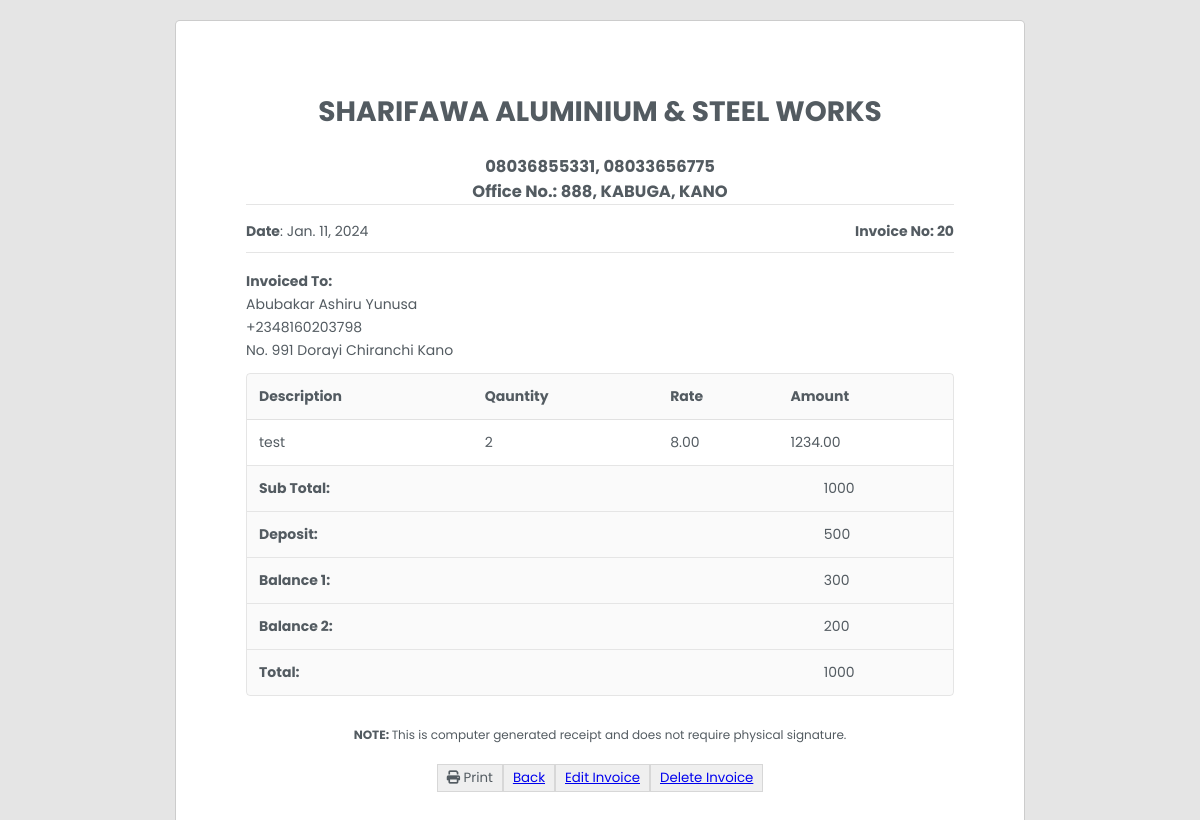
Page /product/20/ on the committed database.
### products/models.py (models this page shows, shortened)
class Product(models.Model):
    customer = models.ForeignKey(Customer, on_delete=models.CASCADE, default=1)
    title = models.TextField(max_length=200, null=True, default = None)
    date_created = models.DateField(null=True, blank=True)
    total = models.PositiveIntegerField(default=1)
    sub_total = models.PositiveIntegerField(default=1)
    deposit = models.PositiveIntegerField(default=1)
    balance1 = models.PositiveIntegerField(default=1)
    balance2 = models.PositiveIntegerField(default=1)

class Customer(models.Model):
    full_name = models.CharField(max_length=50, null=True)
    phone_number = models.CharField(max_length=15, null=True)
    address = models.TextField(max_length=255, null=True)

class Variant(models.Model):
    product = models.ForeignKey(Product, on_delete=models.CASCADE)
    quantity = models.PositiveIntegerField(default=1)
    description = models.TextField(max_length=200)
    rate = models.DecimalField(max_length=12, decimal_places=2, max_digits = 12, null=True)
    amount = models.DecimalField(max_digits=12, decimal_places=2)

### products/views.py (the view)
# urls.py: path('product/<int:pk>/', product_detail, name='product_detail'),
def product_detail(request, pk):
    product = get_object_or_404(Product, pk=pk)
    images = product.image_set.all()  # Access related images
    variants = product.variant_set.all()  # Access related variants
    return render(request, 'products/product_detail.html', {
        'product': product,
        'images': images,
        'variants': variants,
    })

### templates/products/product_detail.html
{% extends "invoice_base.html" %}
{% block content %}
        <div class = "invoice-wrapper" id = "print-area">
            <div class = "invoice">
                <div class = "invoice-container">
                    <div class = "invoice-head">
                        <div class = "invoice-head-top-left">
                            <center>
                             <h1>SHARIFAWA ALUMINIUM & STEEL WORKS</h1><br>
                             <h3>08036855331, 08033656775</h3>
                             <h3>Office No.: 888, KABUGA, KANO</h3>
                            </center>
                         </div>
                        <div class = "hr"></div>
                        <div class = "invoice-head-middle">
                            <div class = "invoice-head-middle-left text-start">
                                <p><span class = "text-bold">Date</span>: {{ product.date_created }}</p>
                            </div>
                            <div class = "invoice-head-middle-right text-end">
                                <p><spanf class = "text-bold">Invoice No:</span> {{ product.id }}</p>
                            </div>
                        </div>
                        <div class = "hr"></div>
                        <div class = "invoice-head-bottom">
                            <div class = "invoice-head-bottom-left">
                                <ul>
                                    <li class = 'text-bold'>Invoiced To:</li>
                                    <li>{{ product.customer.full_name }}</li>
                                    <li>{{ product.customer.phone_number }}</li>
                                    <li>{{ product.customer.address }}</li>
                                </ul>
                            </div>
                        </div>
                    </div>
                    <div class = "overflow-view">
                        <div class = "invoice-body">
                            <table>
                                <thead>
                                    <tr>
                                        <td class = "text-bold">Description</td>
                                        <td class = "text-bold">Qauntity</td>
                                        <td class = "text-bold">Rate</td>
                                        <td class = "text-bold">Amount</td>
                                    </tr>
                                </thead>
                                <tbody>
                                    {% for variant in product.variant_set.all %}
                                    <tr>
                                        <td>{{ variant.description }}</td>
                                        <td>{{ variant.quantity }}</td>
                                        <td>{{ variant.rate }}</td>
                                        <td>{{ variant.amount }}</td>
                                    </tr>
                                    {% endfor %}
                                </tbody>
                            </table>
                            <div class = "invoice-body-bottom">
                                <div class = "invoice-body-info-item border-bottom">
                                    <div class = "info-item-td text-start text-bold">Sub Total:</div>
                                    <div class = "info-item-td text-start">{{ product.sub_total }}</div>
                                </div>
                                <div class = "invoice-body-info-item border-bottom">
                                    <div class = "info-item-td text-start text-bold">Deposit:</div>
                                    <div class = "info-item-td text-start">{{ product.deposit }}</div>
                                </div>
                                <div class = "invoice-body-info-item border-bottom">
                                    <div class = "info-item-td text-start text-bold">Balance 1:</div>
                                    <div class = "info-item-td text-start">{{ product.balance1 }}</div>
                                </div>
                                <div class = "invoice-body-info-item border-bottom">
                                    <div class = "info-item-td text-start text-bold">Balance 2:</div>
                                    <div class = "info-item-td text-start">{{ product.balance2 }}</div>
                                </div>
                                <div class = "invoice-body-info-item">
                                    <div class = "info-item-td text-start text-bold">Total:</div>
                                    <div class = "info-item-td text-start">{{ product.total }}</div>
                                </div>
                            </div>
                        </div>
                    </div>
                    <div class = "invoice-foot text-center">
                        <p><span class = "text-bold text-center">NOTE:&nbsp;</span>This is computer generated receipt and does not require physical signature.</p>
                        <div class = "invoice-btns">
                            <button type = "button" class = "invoice-btn" onclick="printInvoice()">
                                <span>
                                    <i class="fa-solid fa-print"></i>
                                </span>
                                <span>Print</span>
                            </button>
                            <button type = "button" class = "invoice-btn">
                                <span><a href="{% url 'products:customer_product_list' customer_id=product.customer.id %}">Back</a></span>
                            </button>
                            <button type = "button" class = "invoice-btn">
                                <span><a href="{% url 'products:edit_customer_products' product.id %}">Edit Invoice</a></span>
                            </button>
                            <button type = "button" class = "invoice-btn">
                                <span><a href="{% url 'products:delete_product' pk=product.id %}">Delete Invoice</a></span>
                            </button>
                        </div>
                    </div>
                </div>
            </div>
        </div>
{% endblock %}

### products/static/css/invoice.css (style rules this page uses)
*, *::after, *::before { padding: 0; margin: 0; box-sizing: border-box; }
:root { --blue-color: #0c2f54; --dark-color: #535b61; --white-color: #fff; }
ul { list-style-type: none; }
ul li { margin: 2px 0; }
.text-end { text-align: right; }
.text-center { text-align: center; }
.text-start { text-align: left; }
.text-bold { font-weight: 700; }
.hr { height: 1px; background-color: rgba(0, 0, 0, 0.1); }
.border-bottom { border-bottom: 1px solid rgba(0, 0, 0, 0.1); }
body { font-family: 'Poppins', sans-serif; color: var(--dark-color); font-size: 14px; }
.invoice-wrapper { min-height: 100vh; background-color: rgba(0, 0, 0, 0.1); padding-top: 20px; padding-bottom: 20px; }
.invoice { max-width: 850px; margin-right: auto; margin-left: auto; background-color: var(--white-color); padding: 70px; border: 1px solid rgba(0, 0, 0, 0.2); border-radius: 5px; min-height: 920px; }
.invoice-head-middle, .invoice-head-bottom { padding: 16px 0; }
.invoice-body { border: 1px solid rgba(0, 0, 0, 0.1); border-radius: 4px; overflow: hidden; }
.invoice-body table { border-collapse: collapse; border-radius: 4px; width: 100%; }
.invoice-body table td, .invoice-body table th { padding: 12px; }
.invoice-body table tr { border-bottom: 1px solid rgba(0, 0, 0, 0.1); }
.invoice-body table thead { background-color: rgba(0, 0, 0, 0.02); }
.invoice-body-info-item { display: grid; grid-template-columns: 80% 20%; }
.invoice-body-info-item .info-item-td { padding: 12px; background-color: rgba(0, 0, 0, 0.02); }
.invoice-foot { padding: 30px 0; }
.invoice-foot p { font-size: 12px; }
.invoice-btns { margin-top: 20px; display: flex; justify-content: center; }
.invoice-btn { padding: 3px 9px; color: var(--dark-color); font-family: inherit; border: 1px solid rgba(0, 0, 0, 0.1); cursor: pointer; }
.invoice-head-top, .invoice-head-middle, .invoice-head-bottom { display: grid; grid-template-columns: repeat(2, 1fr); padding-bottom: 10px; }
.overflow-view { overflow-x: scroll; }
.invoice-body { min-width: 600px; }

### rows in the picture
Product: date_created "Jan. 11, 2024", id "20", customer.full_name "Abubakar Ashiru Yunusa", customer.phone_number "+2348160203798", customer.address "No. 991 Dorayi Chiranchi Kano", sub_total "1000", deposit "500", balance1 "300", balance2 "200", total "1000"
Variant: description "test", quantity "2", rate "8.00", amount "1234.00"
